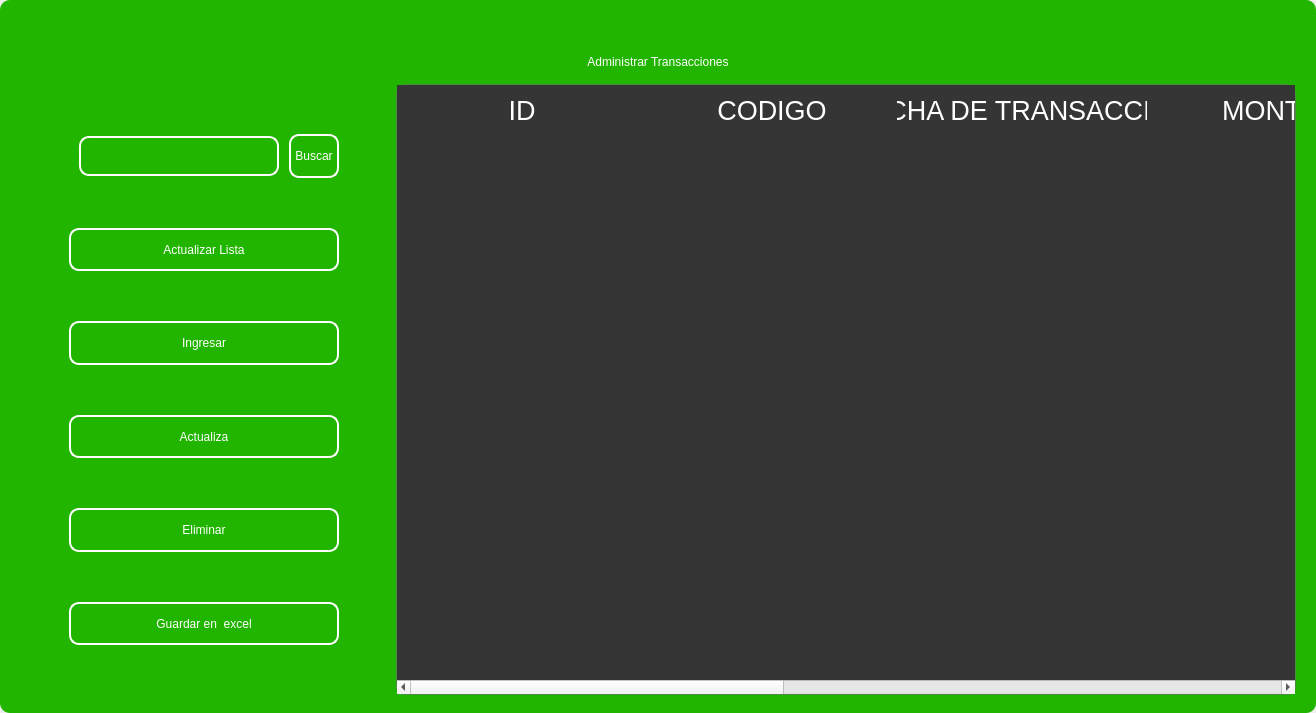
<?xml version="1.0" encoding="UTF-8"?>
<ui version="4.0">
 <class>MainWindow</class>
 <widget class="QMainWindow" name="MainWindow">
  <property name="geometry">
   <rect>
    <x>0</x>
    <y>0</y>
    <width>1316</width>
    <height>713</height>
   </rect>
  </property>
  <property name="windowTitle">
   <string>MainWindow</string>
  </property>
  <property name="styleSheet">
   <string notr="true"/>
  </property>
  <widget class="QWidget" name="centralwidget">
   <property name="styleSheet">
    <string notr="true"/>
   </property>
   <layout class="QVBoxLayout" name="verticalLayout">
    <property name="spacing">
     <number>0</number>
    </property>
    <property name="leftMargin">
     <number>0</number>
    </property>
    <property name="topMargin">
     <number>0</number>
    </property>
    <property name="rightMargin">
     <number>0</number>
    </property>
    <property name="bottomMargin">
     <number>0</number>
    </property>
    <item>
     <widget class="QFrame" name="frame">
      <property name="enabled">
       <bool>true</bool>
      </property>
      <property name="styleSheet">
       <string notr="true">
QFrame {
border-radius:10px;
background-color: rgb(33, 181, 0);
 }
</string>
      </property>
      <property name="frameShape">
       <enum>QFrame::StyledPanel</enum>
      </property>
      <property name="frameShadow">
       <enum>QFrame::Raised</enum>
      </property>
      <layout class="QVBoxLayout" name="verticalLayout_2">
       <item>
        <widget class="QFrame" name="frame_superior">
         <property name="minimumSize">
          <size>
           <width>0</width>
           <height>40</height>
          </size>
         </property>
         <property name="maximumSize">
          <size>
           <width>16777215</width>
           <height>40</height>
          </size>
         </property>
         <property name="styleSheet">
          <string notr="true">QPushButton{
border-radius:18px;
}

QPushButton:hover{
	background-color: rgb(0, 0, 0);
}
</string>
         </property>
         <property name="frameShape">
          <enum>QFrame::StyledPanel</enum>
         </property>
         <property name="frameShadow">
          <enum>QFrame::Raised</enum>
         </property>
         <layout class="QHBoxLayout" name="horizontalLayout_3">
          <property name="spacing">
           <number>4</number>
          </property>
          <property name="leftMargin">
           <number>0</number>
          </property>
          <property name="topMargin">
           <number>0</number>
          </property>
          <property name="rightMargin">
           <number>0</number>
          </property>
          <property name="bottomMargin">
           <number>0</number>
          </property>
          <item>
           <widget class="QPushButton" name="btn_icon">
            <property name="text">
             <string/>
            </property>
            <property name="iconSize">
             <size>
              <width>40</width>
              <height>40</height>
             </size>
            </property>
           </widget>
          </item>
          <item>
           <spacer name="horizontalSpacer_2">
            <property name="orientation">
             <enum>Qt::Horizontal</enum>
            </property>
            <property name="sizeHint" stdset="0">
             <size>
              <width>443</width>
              <height>20</height>
             </size>
            </property>
           </spacer>
          </item>
          <item>
           <widget class="QPushButton" name="btn_exit">
            <property name="minimumSize">
             <size>
              <width>38</width>
              <height>38</height>
             </size>
            </property>
            <property name="maximumSize">
             <size>
              <width>38</width>
              <height>38</height>
             </size>
            </property>
            <property name="cursor">
             <cursorShape>PointingHandCursor</cursorShape>
            </property>
            <property name="text">
             <string/>
            </property>
            <property name="iconSize">
             <size>
              <width>35</width>
              <height>35</height>
             </size>
            </property>
           </widget>
          </item>
          <item>
           <widget class="QPushButton" name="bt_minimizar">
            <property name="minimumSize">
             <size>
              <width>38</width>
              <height>38</height>
             </size>
            </property>
            <property name="maximumSize">
             <size>
              <width>38</width>
              <height>38</height>
             </size>
            </property>
            <property name="cursor">
             <cursorShape>PointingHandCursor</cursorShape>
            </property>
            <property name="text">
             <string/>
            </property>
            <property name="icon">
             <iconset>
              <normaloff>image/minus.svg</normaloff>image/minus.svg</iconset>
            </property>
            <property name="iconSize">
             <size>
              <width>38</width>
              <height>38</height>
             </size>
            </property>
           </widget>
          </item>
          <item>
           <widget class="QPushButton" name="bt_maximizar">
            <property name="minimumSize">
             <size>
              <width>38</width>
              <height>38</height>
             </size>
            </property>
            <property name="maximumSize">
             <size>
              <width>38</width>
              <height>38</height>
             </size>
            </property>
            <property name="cursor">
             <cursorShape>PointingHandCursor</cursorShape>
            </property>
            <property name="text">
             <string/>
            </property>
            <property name="icon">
             <iconset>
              <normaloff>image/chevron-up.svg</normaloff>image/chevron-up.svg</iconset>
            </property>
            <property name="iconSize">
             <size>
              <width>38</width>
              <height>38</height>
             </size>
            </property>
           </widget>
          </item>
          <item>
           <widget class="QPushButton" name="bt_restaurar">
            <property name="minimumSize">
             <size>
              <width>38</width>
              <height>38</height>
             </size>
            </property>
            <property name="maximumSize">
             <size>
              <width>38</width>
              <height>38</height>
             </size>
            </property>
            <property name="cursor">
             <cursorShape>PointingHandCursor</cursorShape>
            </property>
            <property name="text">
             <string/>
            </property>
            <property name="icon">
             <iconset>
              <normaloff>image/chevron-down.svg</normaloff>image/chevron-down.svg</iconset>
            </property>
            <property name="iconSize">
             <size>
              <width>38</width>
              <height>38</height>
             </size>
            </property>
           </widget>
          </item>
          <item>
           <widget class="QPushButton" name="bt_cerrar">
            <property name="minimumSize">
             <size>
              <width>38</width>
              <height>38</height>
             </size>
            </property>
            <property name="maximumSize">
             <size>
              <width>38</width>
              <height>38</height>
             </size>
            </property>
            <property name="cursor">
             <cursorShape>PointingHandCursor</cursorShape>
            </property>
            <property name="text">
             <string/>
            </property>
            <property name="icon">
             <iconset>
              <normaloff>image/x.svg</normaloff>image/x.svg</iconset>
            </property>
            <property name="iconSize">
             <size>
              <width>38</width>
              <height>38</height>
             </size>
            </property>
           </widget>
          </item>
         </layout>
        </widget>
       </item>
       <item>
        <widget class="QLabel" name="label">
         <property name="styleSheet">
          <string notr="true">font: 30pt &quot;MS Shell Dlg 2&quot;;
color: rgb(255, 255, 255);</string>
         </property>
         <property name="text">
          <string>Administrar Transacciones</string>
         </property>
         <property name="alignment">
          <set>Qt::AlignCenter</set>
         </property>
        </widget>
       </item>
       <item>
        <widget class="QFrame" name="frame_3">
         <property name="minimumSize">
          <size>
           <width>0</width>
           <height>0</height>
          </size>
         </property>
         <property name="frameShape">
          <enum>QFrame::StyledPanel</enum>
         </property>
         <property name="frameShadow">
          <enum>QFrame::Raised</enum>
         </property>
         <layout class="QHBoxLayout" name="horizontalLayout_4">
          <property name="leftMargin">
           <number>9</number>
          </property>
          <property name="topMargin">
           <number>9</number>
          </property>
          <property name="rightMargin">
           <number>9</number>
          </property>
          <item>
           <layout class="QVBoxLayout" name="verticalLayout_4">
            <property name="spacing">
             <number>50</number>
            </property>
            <property name="sizeConstraint">
             <enum>QLayout::SetDefaultConstraint</enum>
            </property>
            <property name="leftMargin">
             <number>50</number>
            </property>
            <property name="topMargin">
             <number>50</number>
            </property>
            <property name="rightMargin">
             <number>50</number>
            </property>
            <property name="bottomMargin">
             <number>50</number>
            </property>
            <item>
             <layout class="QHBoxLayout" name="horizontalLayout">
              <property name="spacing">
               <number>10</number>
              </property>
              <property name="leftMargin">
               <number>10</number>
              </property>
              <property name="topMargin">
               <number>0</number>
              </property>
              <property name="bottomMargin">
               <number>0</number>
              </property>
              <item>
               <widget class="QLineEdit" name="searchtxt">
                <property name="minimumSize">
                 <size>
                  <width>200</width>
                  <height>25</height>
                 </size>
                </property>
                <property name="maximumSize">
                 <size>
                  <width>150</width>
                  <height>40</height>
                 </size>
                </property>
                <property name="styleSheet">
                 <string notr="true">QLabel {
	color: rgb(255, 255, 254);
	font: 12pt &quot;Arial&quot;;
	background-color: rgba(0, 0, 0,0);
}

QTextEdit{
background-color: rgba(0, 0, 0,0);
border-radius:10px; 
font: 12pt &quot;Arial&quot;;
color: rgb(255, 255, 254);
border: 2px solid  rgb(255, 255, 255);

}

QTextEdit:hover{
background-color: rgba(0, 0, 0,0);
border-radius:10px; 
font: 12pt &quot;Arial&quot;;
border: 2px solid  rgb(120, 0, 171);
}

QTextEdit:focus{
background-color: rgb(0, 0, 0);
border-radius:10px; 
font: 12pt &quot;Arial&quot;;
border: 2px solid rgb(120, 0, 171);
}

QLineEdit{
background-color: rgba(0, 0, 0,0);
border-radius:10px; 
font: 12pt &quot;Arial&quot;;
color: rgb(255, 255, 254);
border: 2px solid  rgb(255, 255, 255);

}

QLineEdit:hover{
background-color: rgba(0, 0, 0,0);
border-radius:10px; 
font: 12pt &quot;Arial&quot;;
border: 2px solid  rgb(120, 0, 171);
}

QLineEdit:focus{
background-color: rgb(0, 0, 0);
border-radius:10px; 
font: 12pt &quot;Arial&quot;;
border: 2px solid rgb(120, 0, 171);
}

QCheckBox{
	font: 12pt &quot;Arial&quot;;
	color: rgb(255, 255, 255);
}

QCheckBox::indicator {
    width: 18px;
    height:18px;
}

QCheckBox::indicator:unchecked {
   background-image: url(image/square.svg);
}

QCheckBox::indicator:checked {
   background-image: url(image/check-square.svg);
}

QPushButton{
border-radius:10px; 
font: 12pt &quot;Arial&quot;;
color: rgb(255, 255, 254);
border: 2px solid #ffffff;
}

QPushButton:hover{
border-radius:10px; 
font: 12pt &quot;Arial&quot;;
color: rgb(255, 255, 255);
border: 2px solid rgb(120, 0, 171);
	background-color: rgb(120, 0, 171);
}
</string>
                </property>
               </widget>
              </item>
              <item>
               <widget class="QPushButton" name="btn_search">
                <property name="sizePolicy">
                 <sizepolicy hsizetype="Minimum" vsizetype="Fixed">
                  <horstretch>0</horstretch>
                  <verstretch>0</verstretch>
                 </sizepolicy>
                </property>
                <property name="minimumSize">
                 <size>
                  <width>0</width>
                  <height>15</height>
                 </size>
                </property>
                <property name="maximumSize">
                 <size>
                  <width>100</width>
                  <height>50</height>
                 </size>
                </property>
                <property name="cursor">
                 <cursorShape>PointingHandCursor</cursorShape>
                </property>
                <property name="styleSheet">
                 <string notr="true">QPushButton{
border-radius:10px; 
font: 12pt &quot;Arial&quot;;
color: rgb(255, 255, 254);
border: 2px solid #ffffff;
}

QPushButton:hover{
border-radius:10px; 
font: 12pt &quot;Arial&quot;;
color: rgb(255, 255, 255);
border: 2px solid rgb(120, 0, 171);
	background-color: rgb(120, 0, 171);
}</string>
                </property>
                <property name="text">
                 <string>Buscar</string>
                </property>
               </widget>
              </item>
             </layout>
            </item>
            <item>
             <widget class="QPushButton" name="btn_get">
              <property name="minimumSize">
               <size>
                <width>50</width>
                <height>40</height>
               </size>
              </property>
              <property name="maximumSize">
               <size>
                <width>300</width>
                <height>50</height>
               </size>
              </property>
              <property name="cursor">
               <cursorShape>PointingHandCursor</cursorShape>
              </property>
              <property name="styleSheet">
               <string notr="true">QPushButton{
border-radius:10px; 
font: 12pt &quot;Arial&quot;;
color: rgb(255, 255, 254);
border: 2px solid #ffffff;
}

QPushButton:hover{
border-radius:10px; 
font: 12pt &quot;Arial&quot;;
color: rgb(255, 255, 255);
border: 2px solid rgb(120, 0, 171);
	background-color: rgb(120, 0, 171);
}</string>
              </property>
              <property name="text">
               <string>Actualizar Lista</string>
              </property>
              <property name="iconSize">
               <size>
                <width>35</width>
                <height>35</height>
               </size>
              </property>
             </widget>
            </item>
            <item>
             <widget class="QPushButton" name="btn_add">
              <property name="minimumSize">
               <size>
                <width>0</width>
                <height>40</height>
               </size>
              </property>
              <property name="maximumSize">
               <size>
                <width>300</width>
                <height>50</height>
               </size>
              </property>
              <property name="cursor">
               <cursorShape>PointingHandCursor</cursorShape>
              </property>
              <property name="styleSheet">
               <string notr="true">QPushButton{
border-radius:10px; 
font: 12pt &quot;Arial&quot;;
color: rgb(255, 255, 254);
border: 2px solid #ffffff;
}

QPushButton:hover{
border-radius:10px; 
font: 12pt &quot;Arial&quot;;
color: rgb(255, 255, 255);
border: 2px solid rgb(120, 0, 171);
	background-color: rgb(120, 0, 171);
}</string>
              </property>
              <property name="text">
               <string>Ingresar</string>
              </property>
              <property name="iconSize">
               <size>
                <width>35</width>
                <height>35</height>
               </size>
              </property>
             </widget>
            </item>
            <item>
             <widget class="QPushButton" name="btn_update">
              <property name="minimumSize">
               <size>
                <width>0</width>
                <height>40</height>
               </size>
              </property>
              <property name="maximumSize">
               <size>
                <width>300</width>
                <height>50</height>
               </size>
              </property>
              <property name="cursor">
               <cursorShape>PointingHandCursor</cursorShape>
              </property>
              <property name="styleSheet">
               <string notr="true">QPushButton{
border-radius:10px; 
font: 12pt &quot;Arial&quot;;
color: rgb(255, 255, 254);
border: 2px solid #ffffff;
}

QPushButton:hover{
border-radius:10px; 
font: 12pt &quot;Arial&quot;;
color: rgb(255, 255, 255);
border: 2px solid rgb(120, 0, 171);
	background-color: rgb(120, 0, 171);
}</string>
              </property>
              <property name="text">
               <string>Actualiza</string>
              </property>
              <property name="iconSize">
               <size>
                <width>35</width>
                <height>35</height>
               </size>
              </property>
             </widget>
            </item>
            <item>
             <widget class="QPushButton" name="btn_delete">
              <property name="minimumSize">
               <size>
                <width>0</width>
                <height>40</height>
               </size>
              </property>
              <property name="maximumSize">
               <size>
                <width>300</width>
                <height>50</height>
               </size>
              </property>
              <property name="cursor">
               <cursorShape>PointingHandCursor</cursorShape>
              </property>
              <property name="styleSheet">
               <string notr="true">QPushButton{
border-radius:10px; 
font: 12pt &quot;Arial&quot;;
color: rgb(255, 255, 254);
border: 2px solid #ffffff;
}

QPushButton:hover{
border-radius:10px; 
font: 12pt &quot;Arial&quot;;
color: rgb(255, 255, 255);
border: 2px solid rgb(120, 0, 171);
	background-color: rgb(120, 0, 171);
}</string>
              </property>
              <property name="text">
               <string>Eliminar</string>
              </property>
              <property name="iconSize">
               <size>
                <width>35</width>
                <height>35</height>
               </size>
              </property>
             </widget>
            </item>
            <item>
             <widget class="QPushButton" name="btn_excel">
              <property name="minimumSize">
               <size>
                <width>10</width>
                <height>40</height>
               </size>
              </property>
              <property name="maximumSize">
               <size>
                <width>300</width>
                <height>50</height>
               </size>
              </property>
              <property name="cursor">
               <cursorShape>PointingHandCursor</cursorShape>
              </property>
              <property name="styleSheet">
               <string notr="true">QPushButton{
border-radius:10px; 
font: 12pt &quot;Arial&quot;;
color: rgb(255, 255, 254);
border: 2px solid #ffffff;
}

QPushButton:hover{
border-radius:10px; 
font: 12pt &quot;Arial&quot;;
color: rgb(255, 255, 255);
border: 2px solid rgb(120, 0, 171);
	background-color: rgb(120, 0, 171);
}</string>
              </property>
              <property name="text">
               <string>Guardar en  excel</string>
              </property>
              <property name="iconSize">
               <size>
                <width>35</width>
                <height>35</height>
               </size>
              </property>
             </widget>
            </item>
           </layout>
          </item>
          <item>
           <widget class="QTableWidget" name="table_transaction">
            <property name="minimumSize">
             <size>
              <width>900</width>
              <height>0</height>
             </size>
            </property>
            <property name="maximumSize">
             <size>
              <width>700</width>
              <height>16777215</height>
             </size>
            </property>
            <property name="styleSheet">
             <string notr="true">QTableView {

	border: 1px solid rgba(255,255,255,40);
	border-bottom-right-radius: 7px; 
	border-bottom-left-radius: 7px; 
	color: white;
	font: 15pt &quot;MS Shell Dlg 2&quot;;
	background-color: rgb(53, 53, 53);
}

QHeaderView::section {
background-color: rgb(53, 53, 53);
color: white;
border: none;
height: 50px;
font-size: 20pt;
}

QTableView::item {
    border-style: none;
    border-bottom: 1px solid rgba(255,255,255,50);
    padding-left: auto;
    padding-right: auto;
}

QTableView::item:selected{
	border: none;
	color: rgb(255, 255, 255);
    background-color: rgba(255, 255, 255, 50);
}
</string>
            </property>
            <property name="lineWidth">
             <number>1</number>
            </property>
            <property name="editTriggers">
             <set>QAbstractItemView::NoEditTriggers</set>
            </property>
            <attribute name="horizontalHeaderDefaultSectionSize">
             <number>250</number>
            </attribute>
            <column>
             <property name="text">
              <string>ID</string>
             </property>
            </column>
            <column>
             <property name="text">
              <string>CODIGO</string>
             </property>
            </column>
            <column>
             <property name="text">
              <string>FECHA DE TRANSACCION</string>
             </property>
            </column>
            <column>
             <property name="text">
              <string>MONTO</string>
             </property>
            </column>
            <column>
             <property name="text">
              <string>TIPO</string>
             </property>
            </column>
            <column>
             <property name="text">
              <string>ENTIDAD</string>
             </property>
            </column>
            <column>
             <property name="text">
              <string>TIPO DE PAGO</string>
             </property>
            </column>
           </widget>
          </item>
         </layout>
        </widget>
       </item>
      </layout>
     </widget>
    </item>
   </layout>
  </widget>
 </widget>
 <resources/>
 <connections/>
</ui>
